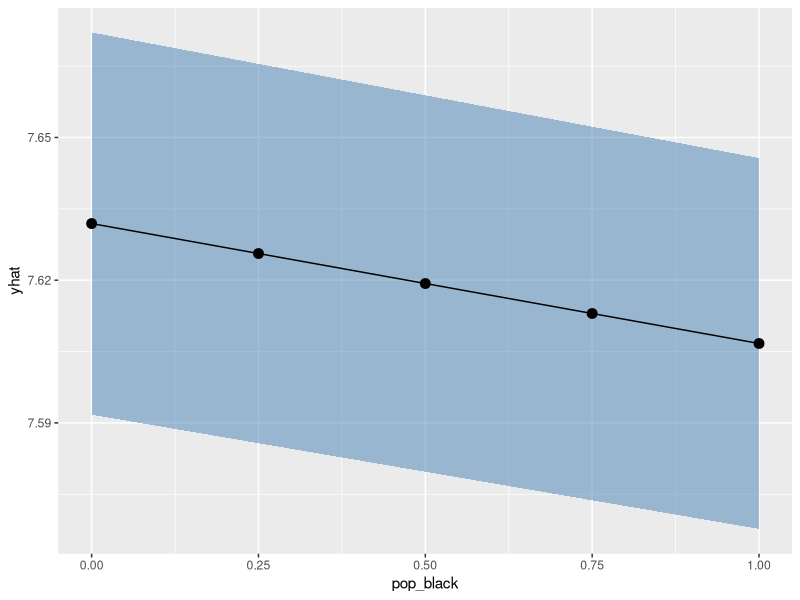
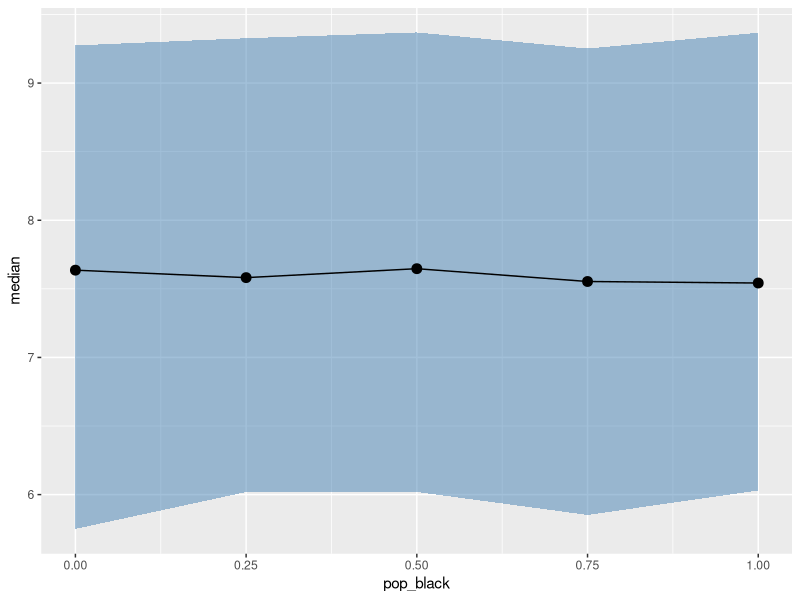
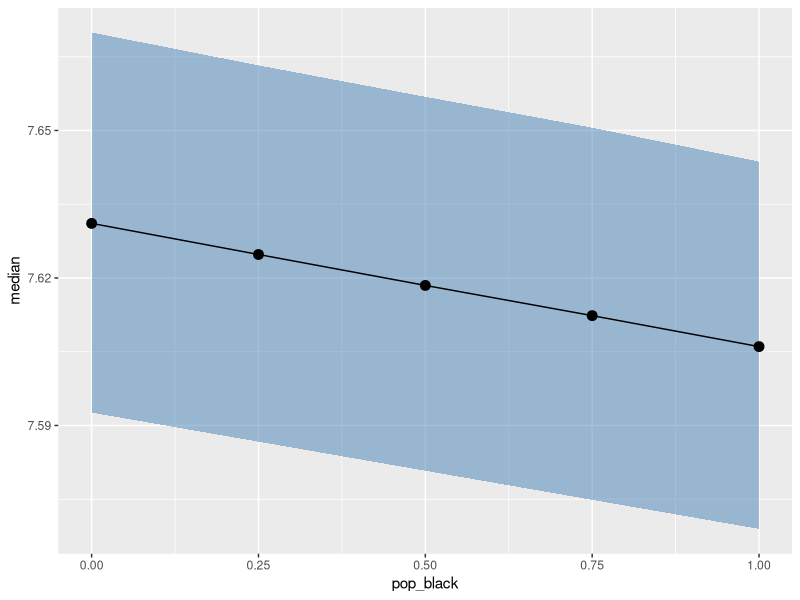
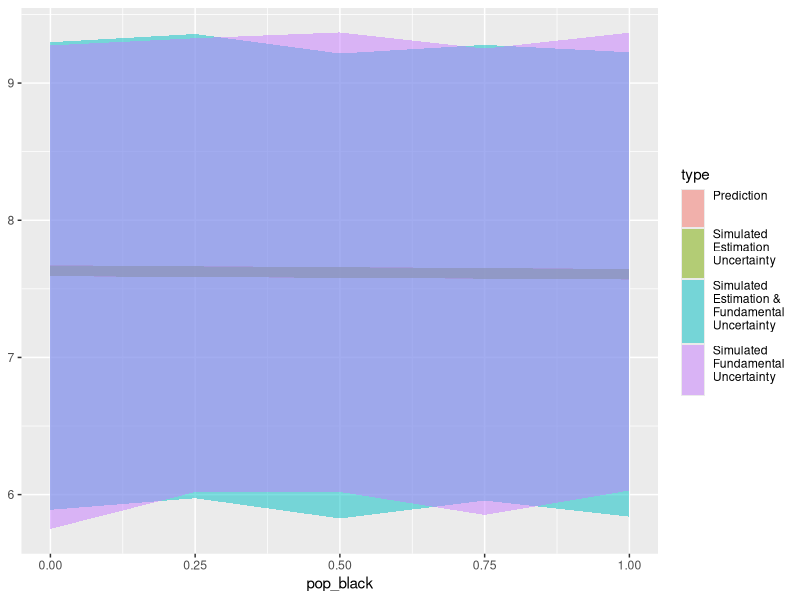

R code for these plots, in order:
# L/extra.R
# Extra material for those interested, in R

# We're going to try to predict food deserts

# Scientists, engineers, policy analysts, and coders often
# have vitally important findings to convey to key decision-makers, 
# but it can be very difficult to convey that information quickly, 
# concisely, and in a visually appealing way. 

# Instead of telling policymakers about our beta-coefficients, 
# what if we could show them what our model predicts instead? 
# Exactly how many more lives can we affect, dollars can we earn, 
# emissions can we cut, if we adopt policy A instead of B, 
# or increase our level of spending by $1000? 

# We can answer these kinds of questions using statistical simulation.

# Background #############################

# This tutorial introduces statistical simulation using the example of
# the Food Environment Index from the 
# University of Wisconsin’s County Health Rankings, 
# which measures access to healthy foods in each county. 

# Using just a few covariates, we estimate the relationship 
# between key demographic traits and access to healthy foods. 
# This workshop highlights how racial and ethnic minorities groups 
# face systemic barriers to health, like “food deserts”, 
# which describe when our cities’ urban planning has
# sited grocery stores and food infrastructure 
# far away from certain communities -
# often communities of color and low-income communities.
# But can we show these trends with data?


# 0. Getting Started ###############################

# Make sure you have installed the MASS package.
# install.packages("MASS")

# Load Packages
library(dplyr)
library(readr)
library(broom)
library(ggplot2)

# Load data - county outcomes and traits in 2019
counties = read_csv("L/food_deserts.csv")

counties %>% glimpse()

# Estimate a model predicting the food environment index,
# based on the share of Black residents, share of Hispanic/Latino residents,
# population, median income, and share of Democrats in 2016
m = counties %>%
  lm(formula = food_env_index ~ pop_black + pop_hisplat + pop + median_income) 


# Let's get a set of hypothetical x values for which to simulate y
# We'll get the medians, but we'll vary the percentage of black residents from 0 to 100%
x = counties %>%
  reframe(
    intercept = 1,
    pop_black = c(0, 0.25, 0.50, 0.75, 1),
    pop_hisplat = median(pop_hisplat),
    pop = median(pop),
    median_income = median(median_income) )
# View
x

# 1. Prediction #######################################

# First, we'll try a prediction using the build-in functions.

# Generate predictions and return standard errors for each prediction,
p = predict(m, newdata = x, se.fit = TRUE)
# Make a data.frame of predicted values, 
# by appending on the 'fitted' (predicted) values 
# and the standard errors for each prediction.
qis1 = x %>%  mutate(yhat = p$fit, se = p$se.fit)
# Add lower and upper confidence intervals,
# using the z-value for a 97.5th percentile in a normal distribution as a multiplier
# gives us upper and lower 95% confidence interval
qis1 = qis1 %>%
  mutate(lower = yhat - qnorm(0.975) * se,
         upper = yhat + qnorm(0.975) * se)

# view it!
qis1


# Visualize it!

# We'll use geom_ribbon() to add a polygon stretching along an x axis from a ymin to a ymax...
# and add a line plot and points afterwards
ggplot() +
  geom_ribbon(data = qis1, mapping = aes(x = pop_black, ymin = lower, ymax = upper), 
              fill = "steelblue", alpha = 0.5) +
  geom_line(data = qis1, mapping = aes(x = pop_black, y = yhat)) +
  geom_point(data = qis1, mapping = aes(x = pop_black, y = yhat), size = 3)


# 2. Fundamental Uncertainty ###########################################

# Sometimes we may want to simulate error 
# by taking random draws from a normal distribution
# because normal methods might not work.

sigma = glance(m)$sigma # get root mean squared error 

# We could take the 'sigma' statistic - the residual standard error,
# aka the average prediction error,
# and randomly add error to each of our predictions
# by drawing from a normal distribution
# whose width matches that distribution.

pred2 =  x %>%
  # Make prediction and get residual standard error sigma
  mutate(yhat = predict(m, newdata = .),
         se = glance(m)$sigma) %>%
  # Add a unique id per row.
  mutate(id = 1:n())

# Next, let's simulate for each row/group...
sims2 = pred2 %>%
  group_by(id, pop_black) %>%
  reframe(
    ysim = yhat + rnorm(n = 1000, mean = 0, sd = sigma)
  ) 
# View it!
sims2

# For each group, let's get quantities of interest,
# eg. confidence intervals
qis2 = sims2 %>% 
  group_by(id, pop_black) %>%
  reframe(lower = quantile(ysim, probs = 0.025),
          median = quantile(ysim, probs = 0.50),
          upper = quantile(ysim, probs = 0.975))

# View our quantities of interest!
qis2


# Visualize our quantities of interest!
# and add a line plot and points afterwards
ggplot() +
  geom_ribbon(data = qis2, mapping = aes(x = pop_black, ymin = lower, ymax = upper), 
              fill = "steelblue", alpha = 0.5) +
  geom_line(data = qis2, mapping = aes(x = pop_black, y = median)) +
  geom_point(data = qis2, mapping = aes(x = pop_black, y = median), size = 3)


# 3. Simulating Estimation Uncertainty ###############################

# Alternatively, we could try an even more robust form of simulation,
# where we account for estimation uncertainty,
# We simulate estimation uncertainty by varying our beta coefficients,


# Extract some ingredients for simulation
mu = m$coefficients # get alpha/beta coefficients
vcov = vcov(m) # get variance covariance matrix
sigma = glance(m)$sigma # get root mean squared error 


# Make just 1 sample...
MASS::mvrnorm(n = 1, mu = mu, Sigma = vcov)
# Compare against our observed coefficients mu
mu
# They're different!

# Let's get 1000 simulated coefficients
sims3 = data.frame(MASS::mvrnorm(n = 1000, mu = mu, Sigma = vcov)) %>%
  rename(intercept = 1) # give the intercept a readable name

head(sims3, 5) # view them!


# For each predictor value of x,
# we're going to calculate a simulated y-predicted value,
# by computing the model equation with the new varied beta coefficients
sims3 = x %>%
  mutate(id = 1:n()) %>%
  group_by(id, pop_black) %>%
  reframe(
    ysim = intercept * sims3$intercept + 
      pop_black * sims3$pop_black +
      pop_hisplat * sims3$pop_hisplat +
      pop * sims3$pop +
      median_income * sims3$median_income
  )

# View our estimates!
sims3

# Estimate quantities of interest, having accounted for estimation uncertainty.
qis3 = sims3 %>% 
  group_by(id, pop_black) %>%
  reframe(lower = quantile(ysim, probs = 0.025),
          median = quantile(ysim, probs = 0.50),
          upper = quantile(ysim, probs = 0.975))

# View our quantities of interest!
qis3


# Visualize our quantities of interest!
# and add a line plot and points afterwards
ggplot() +
  geom_ribbon(data = qis3, mapping = aes(x = pop_black, ymin = lower, ymax = upper), 
              fill = "steelblue", alpha = 0.5) +
  geom_line(data = qis3, mapping = aes(x = pop_black, y = median)) +
  geom_point(data = qis3, mapping = aes(x = pop_black, y = median), size = 3)


# 4. Estimation and Fundamental Uncertainty ##############################

# Alternatively, we could try an even more robust form of simulation,
# where we account for MULTIPLE types of uncertainty.
# We simulate estimation uncertainty by varying our beta coefficients,
# and then
# we simulate fundamental uncertainty by varying the resulting predictions.


# Extract some ingredients for simulation
mu = m$coefficients # get alpha/beta coefficients
vcov = vcov(m) # get variance covariance matrix
sigma = glance(m)$sigma # get root mean squared error 


# Let's get 1000 simulated coefficients
sims4 = data.frame(MASS::mvrnorm(n = 1000, mu = mu, Sigma = vcov)) %>%
  rename(intercept = 1) # give the intercept a readable name

# Let's compute the model equations for each to get predictions, like before,
# incorporating estimation uncertainty.
sims4 = x %>%
  mutate(id = 1:n()) %>%
  group_by(id, pop_black) %>%
  reframe(
    ysim = intercept * sims4$intercept + 
      pop_black * sims4$pop_black +
      pop_hisplat * sims4$pop_hisplat +
      pop * sims4$pop +
      median_income * sims4$median_income
  )

# Let's account for fundamental uncertainty!
# For each simulation, we'll now vary it slightly using random draws 
# from a normal distribution with a standard deviation matching the residual standard error
pvs = sims4 %>%
  group_by(id, pop_black) %>%
  reframe(
    ysim = ysim + rnorm(n = n(), mean = 0, sd = sigma)
  )

# Take these predicted values and get quantities of interest.
qis4 = pvs %>%
  group_by(id, pop_black) %>%
  reframe(lower = quantile(ysim, probs = 0.025),
          median = quantile(ysim, probs = 0.50),
          upper = quantile(ysim, probs = 0.975))
qis4


# COMPARE ############################################

# Let's end by comparing these predictions.

viz = bind_rows(
  qis1 %>% mutate(type = "Prediction\n\n") %>% 
    select(estimate = yhat, lower, upper, type, pop_black),
  qis2 %>% mutate(type = "Simulated\nFundamental\nUncertainty\n") %>% 
    select(estimate = median, lower, upper, type, pop_black),
  qis3 %>% mutate(type = "Simulated\nEstimation\nUncertainty\n") %>%
    select(estimate = median, lower, upper, type, pop_black),
  qis4 %>% mutate(type = "Simulated\nEstimation &\nFundamental\nUncertainty\n") %>%
    select(estimate = median, lower, upper, type, pop_black)
)

viz

# view it!
ggplot() +
  geom_ribbon(
    data = viz, 
    mapping = aes(x = pop_black, ymin = lower, ymax = upper, 
                  group = type, fill = type), 
    alpha = 0.5)


rm(list = ls())


